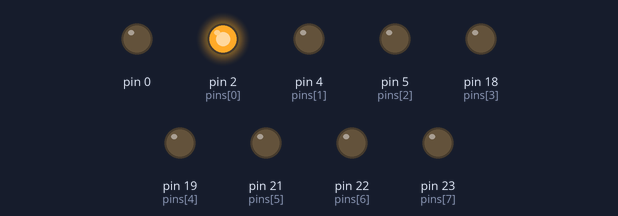
Simulated run of this sketch. Board: Arduino Mega 2560, built with avr-gcc and run on an emulated ATmega2560. Parts: output pins drawn as LEDs (lit = HIGH).

Above: at 0.2 s.
At 1.2 s:
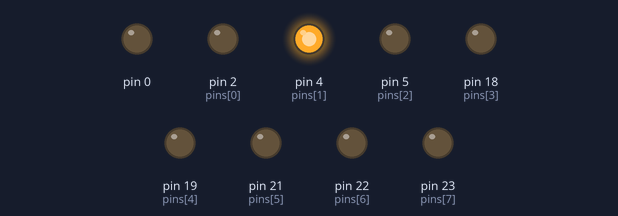
At 3.2 s:
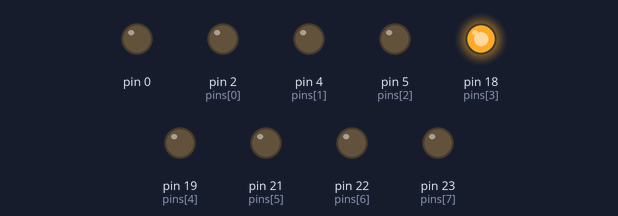
At 5.7 s:
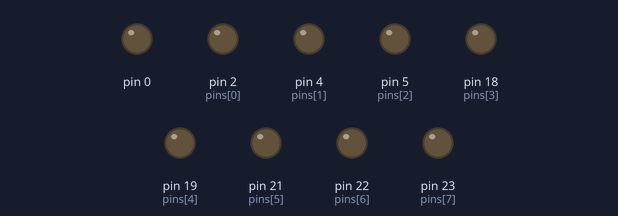
At 8.2 s:
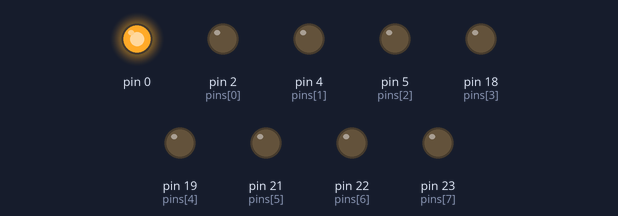
At 11.2 s:
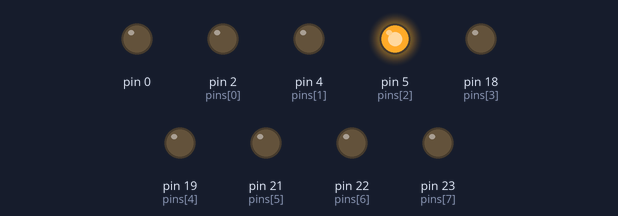
Timing chart, 0 to 11.7 s (numbered marks = the images above):
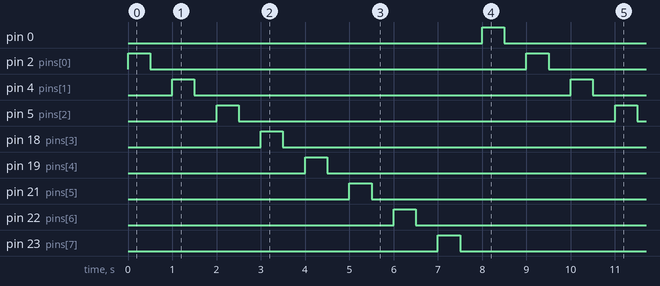

The sketch:

project1.ino
```cpp
#include <pins.h>
void setup(){
  for( int i =0 ; i<=8 ; i++){
    pinMode(pins[i] , OUTPUT);
  }
}
void loop(){
  for ( int i=0 ; i<=8 ; i++){
    digitalWrite(pins[i] , 1);
    delay(500);
    digitalWrite(pins[i],0);
    delay(500);
  }
}
```

pins.h
```cpp
const int pins[8] ={2,4,5,18,19,21,22,23};
```

Measured:
- by itself, pin 0, pin 2 (pins[0]), pin 4 (pins[1]), pin 5 (pins[2]), pin 18 (pins[3]), pin 19 (pins[4]), pin 21 (pins[5]), pin 22 (pins[6]), pin 23 (pins[7]): alternates HIGH for 0.50 s and LOW for 8.5 s
- by itself, everything shown: repeats every 9.0 s, in 18 steps
